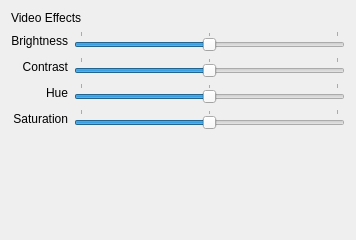
<?xml version="1.0" encoding="UTF-8"?>
<ui version="4.0">
 <author>Jean-Baptiste Kempf &lt;jb@videolan.org&gt;
</author>
 <class>VideoEffects</class>
 <widget class="QDialog" name="VideoEffects">
  <property name="geometry">
   <rect>
    <x>0</x>
    <y>0</y>
    <width>356</width>
    <height>240</height>
   </rect>
  </property>
  <property name="windowTitle">
   <string>Dialog</string>
  </property>
  <layout class="QGridLayout" name="gridLayout">
   <item row="1" column="0">
    <widget class="QLabel" name="label">
     <property name="text">
      <string>Brightness</string>
     </property>
     <property name="alignment">
      <set>Qt::AlignRight|Qt::AlignTrailing|Qt::AlignVCenter</set>
     </property>
     <property name="margin">
      <number>10</number>
     </property>
    </widget>
   </item>
   <item row="1" column="1">
    <widget class="QSlider" name="brightnessSlider">
     <property name="minimum">
      <number>-100</number>
     </property>
     <property name="maximum">
      <number>100</number>
     </property>
     <property name="singleStep">
      <number>5</number>
     </property>
     <property name="pageStep">
      <number>20</number>
     </property>
     <property name="orientation">
      <enum>Qt::Horizontal</enum>
     </property>
     <property name="invertedAppearance">
      <bool>false</bool>
     </property>
     <property name="invertedControls">
      <bool>false</bool>
     </property>
     <property name="tickPosition">
      <enum>QSlider::TicksAbove</enum>
     </property>
     <property name="tickInterval">
      <number>100</number>
     </property>
    </widget>
   </item>
   <item row="2" column="0">
    <widget class="QLabel" name="label_2">
     <property name="text">
      <string>Contrast</string>
     </property>
     <property name="alignment">
      <set>Qt::AlignRight|Qt::AlignTrailing|Qt::AlignVCenter</set>
     </property>
     <property name="margin">
      <number>10</number>
     </property>
    </widget>
   </item>
   <item row="2" column="1">
    <widget class="QSlider" name="contrastSlider">
     <property name="minimum">
      <number>-100</number>
     </property>
     <property name="maximum">
      <number>100</number>
     </property>
     <property name="singleStep">
      <number>5</number>
     </property>
     <property name="pageStep">
      <number>20</number>
     </property>
     <property name="orientation">
      <enum>Qt::Horizontal</enum>
     </property>
     <property name="invertedAppearance">
      <bool>false</bool>
     </property>
     <property name="invertedControls">
      <bool>false</bool>
     </property>
     <property name="tickPosition">
      <enum>QSlider::TicksAbove</enum>
     </property>
     <property name="tickInterval">
      <number>100</number>
     </property>
    </widget>
   </item>
   <item row="3" column="0">
    <widget class="QLabel" name="label_3">
     <property name="text">
      <string>Hue</string>
     </property>
     <property name="alignment">
      <set>Qt::AlignRight|Qt::AlignTrailing|Qt::AlignVCenter</set>
     </property>
     <property name="margin">
      <number>10</number>
     </property>
    </widget>
   </item>
   <item row="3" column="1">
    <widget class="QSlider" name="hueSlider">
     <property name="minimum">
      <number>-100</number>
     </property>
     <property name="maximum">
      <number>100</number>
     </property>
     <property name="singleStep">
      <number>5</number>
     </property>
     <property name="pageStep">
      <number>20</number>
     </property>
     <property name="orientation">
      <enum>Qt::Horizontal</enum>
     </property>
     <property name="invertedAppearance">
      <bool>false</bool>
     </property>
     <property name="invertedControls">
      <bool>false</bool>
     </property>
     <property name="tickPosition">
      <enum>QSlider::TicksAbove</enum>
     </property>
     <property name="tickInterval">
      <number>100</number>
     </property>
    </widget>
   </item>
   <item row="4" column="0">
    <widget class="QLabel" name="label_4">
     <property name="text">
      <string>Saturation</string>
     </property>
     <property name="alignment">
      <set>Qt::AlignRight|Qt::AlignTrailing|Qt::AlignVCenter</set>
     </property>
     <property name="margin">
      <number>10</number>
     </property>
    </widget>
   </item>
   <item row="4" column="1">
    <widget class="QSlider" name="saturationSlider">
     <property name="minimum">
      <number>-100</number>
     </property>
     <property name="maximum">
      <number>100</number>
     </property>
     <property name="singleStep">
      <number>5</number>
     </property>
     <property name="pageStep">
      <number>20</number>
     </property>
     <property name="orientation">
      <enum>Qt::Horizontal</enum>
     </property>
     <property name="invertedAppearance">
      <bool>false</bool>
     </property>
     <property name="invertedControls">
      <bool>false</bool>
     </property>
     <property name="tickPosition">
      <enum>QSlider::TicksAbove</enum>
     </property>
     <property name="tickInterval">
      <number>100</number>
     </property>
    </widget>
   </item>
   <item row="5" column="1">
    <spacer name="verticalSpacer">
     <property name="orientation">
      <enum>Qt::Vertical</enum>
     </property>
     <property name="sizeHint" stdset="0">
      <size>
       <width>20</width>
       <height>40</height>
      </size>
     </property>
    </spacer>
   </item>
   <item row="0" column="0" colspan="2">
    <widget class="QLabel" name="label_5">
     <property name="text">
      <string>Video Effects</string>
     </property>
    </widget>
   </item>
  </layout>
 </widget>
 <resources/>
 <connections/>
</ui>
